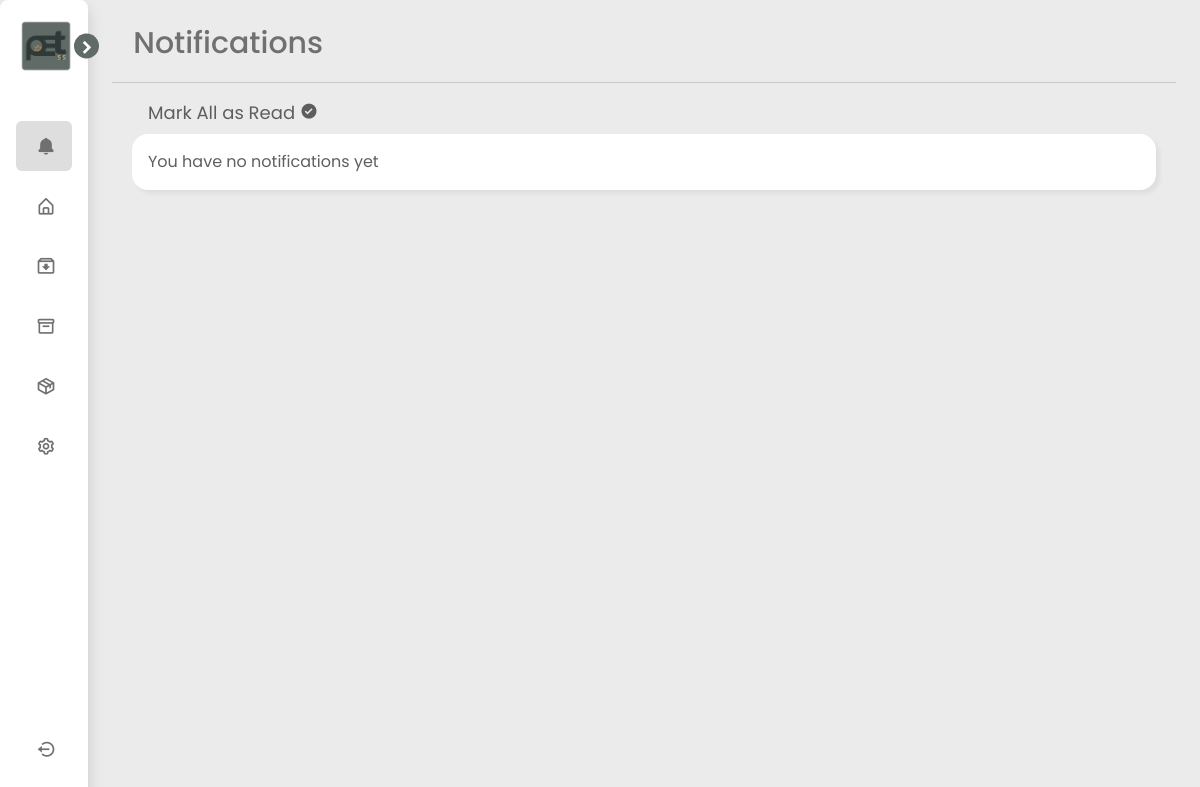
Page /notifications/all (signed in) on the earlier database version.
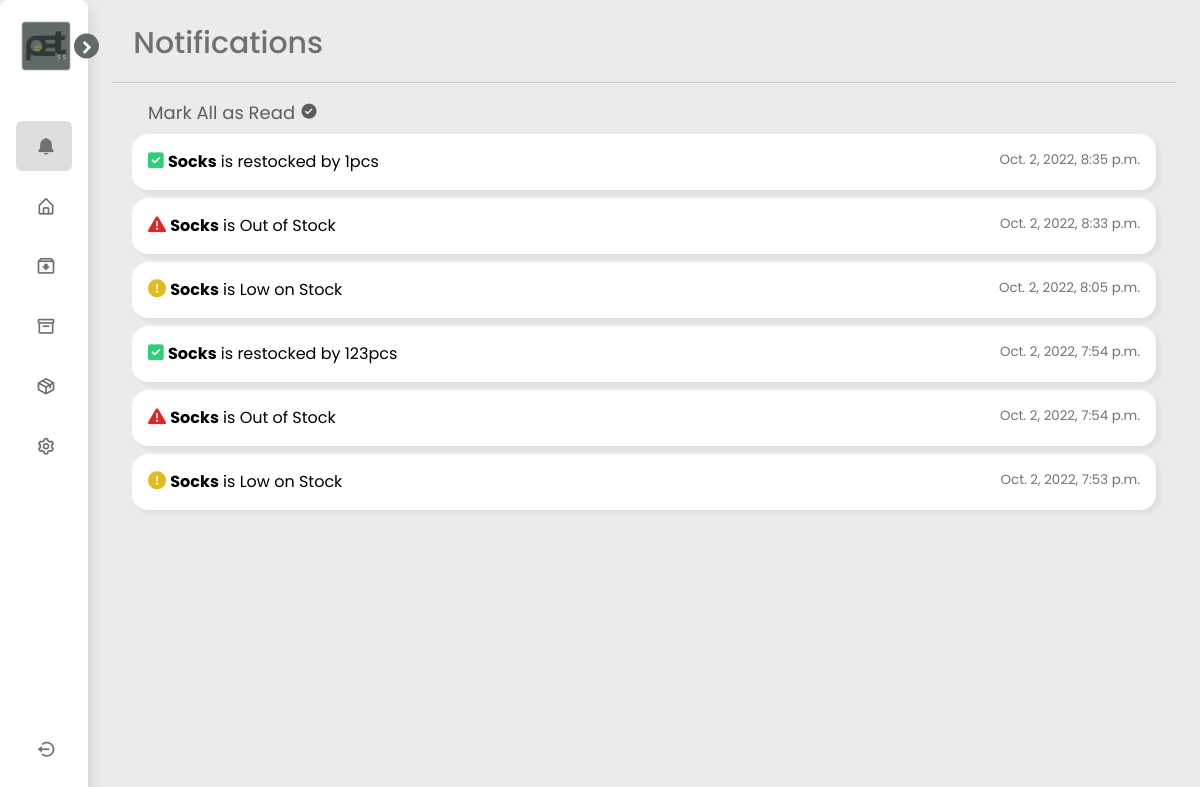
Same page on the later database version.
### petsis_app/models.py (models this page shows)
class Notifications(models.Model):
   user = models.ForeignKey(User, on_delete=models.CASCADE, related_name="user_notif")
   notif = models.CharField(max_length=250)
   notif_type = models.CharField(max_length=20)
   status = models.CharField(max_length=10, default="unread")
   notif_datetime = models.DateTimeField(default=timezone.now)

### petsis_app/views.py (the view)
# urls.py: path("notifications/all", views.notif_all, name="notif_all"),
@login_required
def notif_all(request):
    username = request.user.get_username()
    user = User.objects.get(username=username)
    notifications_recent = Notifications.objects.filter(user=user).order_by('-id')[:10]
    notifications_all = Notifications.objects.filter(user=user).order_by('-id')
    no_active_notif = Notifications.objects.filter(user=user, status="unread").count()
    context = {
        "notifications": notifications_recent,
        "notifications_all": notifications_all,
        "no_active_notif": no_active_notif,
    }
    return render(request, "petsis_app/notifications.html", context)

### petsis_app/templates/petsis_app/notifications.html (shortened to what this page needs)
{% extends 'petsis_app/layout.html' %}
{% load static %}
{% block page_header %}
    Notifications
{% endblock%}
{% block content %}
<link href="{% static 'petsis_app/css/style-notifications.css' %}" rel="stylesheet">
    <div class="container">
        <a  href="{% url 'notif_read_all'%}">
            <div class="ps-4 mb-2 mark-all">
                Mark All as Read <i class='bx bxs-check-circle'></i>&nbsp;
            </div>
        </a>
        {% for notif in notifications_all %}
            <a href="{% url 'notif_read' notif.id %}">
                <div class="card mb-2">
                    <div class="card-body">
                        <div class="row row-cols-2">
                            <div class="col" id="notif_details">
                                {% if notif.notif_type == 'warning' %}
                                <i class="fa-solid fa-circle-exclamation warning-notif"></i>
                                {% elif notif.notif_type == 'danger' %}
                                    <i class="fa-solid fa-triangle-exclamation danger-notif"></i>
                                {% elif notif.notif_type == 'success' %}
                                    <i class="fa-solid fa-square-check success-notif"></i>
                                {% endif %}
                                {% if notif.status == 'unread' %}
                                    <span style="color: #2b9273">{{ notif.notif|safe }}</span>
                                {% else %}
                                    {{ notif.notif|safe }}
                                {% endif %}
                            </div>
                            <div class="col text-muted ps-4 text-end" id="notif-time">
                                {% if notif.status == 'unread' %}
                                    <span style="color: #2b9273">{{ notif.notif_datetime }}</span>
                                {% else %}
                                    {{ notif.notif_datetime }}
                                {% endif %}
                            </div>
                        </div>
                    </div>
                </div>
            </a>
        {% empty %}
            <div class="card mb-2">
                <div class="card-body">
                    You have no notifications yet
                </div>
            </div>
        {% endfor %}
    </div>
{% endblock %}

Differences in the rows shown:
added Notifications: notif_type "success" (drawn), notif "Socks is restocked by 1pcs", notif_datetime "Oct. 2, 2022, 8:35 p.m."
added Notifications: notif_type "danger" (drawn), notif "Socks is Out of Stock", notif_datetime "Oct. 2, 2022, 8:33 p.m."
added Notifications: notif_type "warning" (drawn), notif "Socks is Low on Stock", notif_datetime "Oct. 2, 2022, 8:05 p.m."
added Notifications: notif_type "success" (drawn), notif "Socks is restocked by 123pcs", notif_datetime "Oct. 2, 2022, 7:54 p.m."
added Notifications: notif_type "danger" (drawn), notif "Socks is Out of Stock", notif_datetime "Oct. 2, 2022, 7:54 p.m."
added Notifications: notif_type "warning" (drawn), notif "Socks is Low on Stock", notif_datetime "Oct. 2, 2022, 7:53 p.m."
Other differences:
text no longer shown: "You have no notifications yet"
